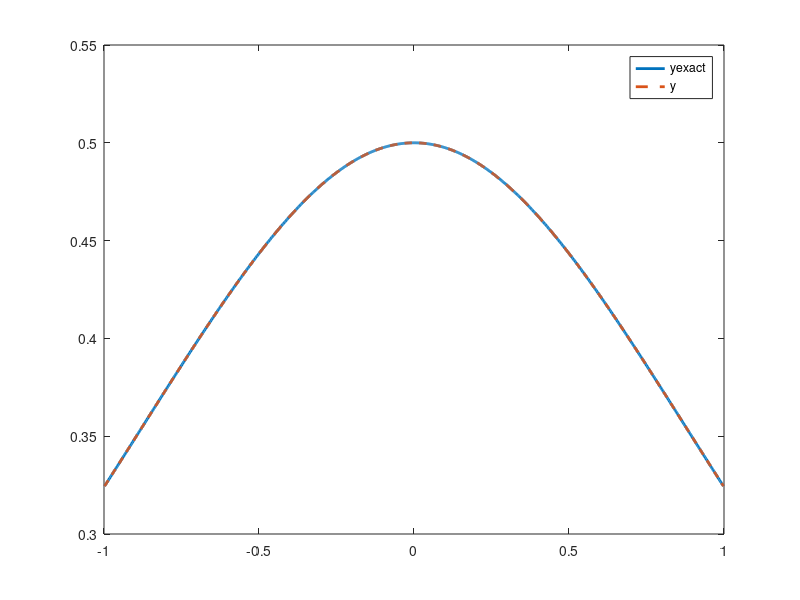

MATLAB code for this plot:
clc;
clearvars;
%  We are solv1ng a 2 po1nt BVP problem w1th h3lp of finite difference  scheme
% given problem
% u'' = -u + 2(u')^2/u    -1<t<1
% u(-1) = u(1) = (e+e^-1)^-1

% Initial values according to the problem
a=-1;
b=1;
alpha = 1/(exp(1) + (1/exp(1)));
beta = 1/(exp(1) + (1/exp(1)));
% df/dy and df/d(y')
dfdy = @(t,y,y1) -1-(2*(y1)^2)/(y*y);
dfddy = @(t,y,y1) 4*y1/y;
% f(t,u,u') Consider it as a vector function
f = @(t,y,y1)  -y + (2*((y1).^2))./y;

M = 10;
error = zeros(1:M);

for po = 3:M
    % Number of steps
    N = 2^po;
    printf("Current N: %d",N);

    % Step size
    h = (b-a)/(N+1);

    % A matrix tridiagonal
    A = spdiags(ones(N,1)*[1 -2 1], -1:1, N, N);

    % Exact Solution
    yexact = zeros(1,N);
    for i = 2:N+1
        t = -1 + (i-1)*h;
        yexact(i-1) = (exp(t) + exp(-t))^-1;
    end

    % Initialise values;
    t = a + h*([1:N]);
    y = zeros(N,1);
    dy = zeros(N,1);
    g = zeros(N,1);
    g(1) = -alpha/(h*h);
    g(end) = -beta/(h*h);

    %  Initialized y with line interpolation
    for i = 1:N
        y(i) = alpha + i*(beta-alpha)/(N+1);
    end

    while (1)

        % y' Calculation
        dy(2:end-1) = (y(3:end) - y(1:end-2)) / (2*h);
        % Handle boundaries
        dy(1) = (y(2) - alpha) / (2*h);
        dy(end) = (beta - y(end-1)) / (2*h);

        % F vector
        fvec = f(t,y,dy);

        % We are solving Ay/(h*h) - fvec - g = 0
        H = (A*y)./(h*h) - fvec - g ;

        % Calculating F jacobian
        Fj = zeros(N,N);
        for i = 1:N
            Fj(i,i) = dfdy(a+i*h,y(i),dy(i));
        end
        for i = 1:N-1
            Fj(i,i+1) = dfddy(a+i*h,y(i),dy(i))/(2*h);
            Fj(i+1,i) = -dfddy(a+(i+1)*h,y(i+1),dy(i+1))/(2*h);
        end
        dH = A/(h*h) - Fj;

        % Newtons step
        y1 = y - (dH\H);

        % Epsilon check
        if (abs(norm(y1-y))<1e-8)
              y = y1;
              disp(y);
            break;
        end
        y = y1;
    end

    error(po) = max(abs(yexact-y'))/max(abs(yexact));
end

fprintf('\n');
for m = 3:M
    fprintf('%6d \t %0.6e \t %0.2f\n', 2^m, error(m), error(m-1)/error(m));
end

% Ploting
plot(a+[1:N]*h,yexact,'LineWidth',2);
hold on;
plot(a+[1:N]*h,y,'--','LineWidth',2);
legend('yexact','y');
